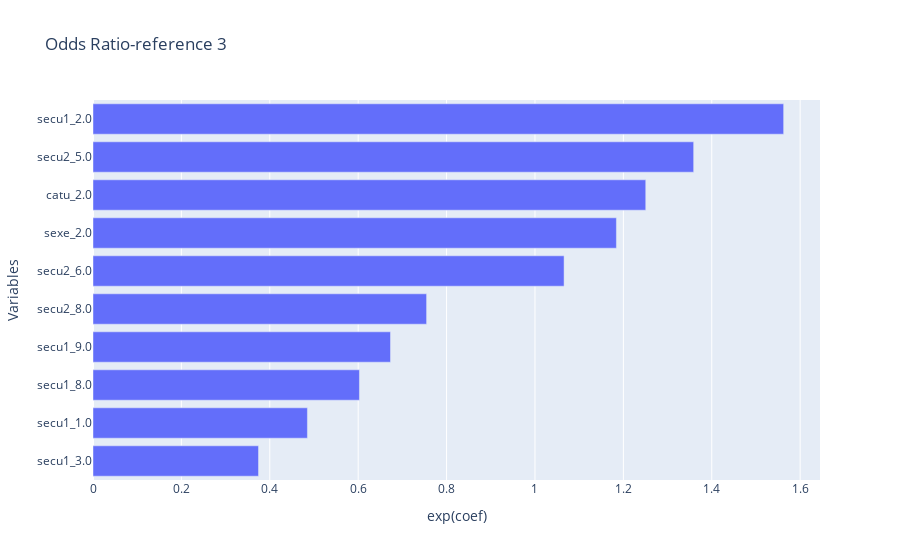

Notebook code for this chart:
### Code cell
importances = model.coef_[2]
odds_ratios = pd.Series(np.exp(importances), index=data_model1.columns).sort_values() #coefficient des variables dans le modèle
fig1 = px.bar(x=odds_ratios.head(10),y=odds_ratios.head(10).index, orientation="h",title="Odds Ratio-reference 3")
fig1.update_layout(xaxis_title="exp(coef)", yaxis_title="Variables")

### Figure 1 — Plotly figure (JSON) as saved in the notebook; plotly's stock layout.template omitted (floating-point values rounded to 4 significant figures)
{"data": [{"alignmentgroup": "True", "hovertemplate": "x=%{x}<br>y=%{y}<extra></extra>", "legendgroup": "", "marker": {"color": "#636efa", "pattern": {"shape": ""}}, "name": "", "offsetgroup": "", "orientation": "h", "showlegend": false, "textposition": "auto", "type": "bar", "x": [0.3745, 0.4852, 0.6029, 0.6732, 0.7548, 1.066, 1.184, 1.251, 1.359, 1.563], "xaxis": "x", "y": ["secu1_3.0", "secu1_1.0", "secu1_8.0", "secu1_9.0", "secu2_8.0", "secu2_6.0", "sexe_2.0", "catu_2.0", "secu2_5.0", "secu1_2.0"], "yaxis": "y"}], "layout": {"barmode": "relative", "legend": {"tracegroupgap": 0}, "title": {"text": "Odds Ratio-reference 3"}, "xaxis": {"anchor": "y", "domain": [0, 1], "title": {"text": "exp(coef)"}}, "yaxis": {"anchor": "x", "domain": [0, 1], "title": {"text": "Variables"}}}}
